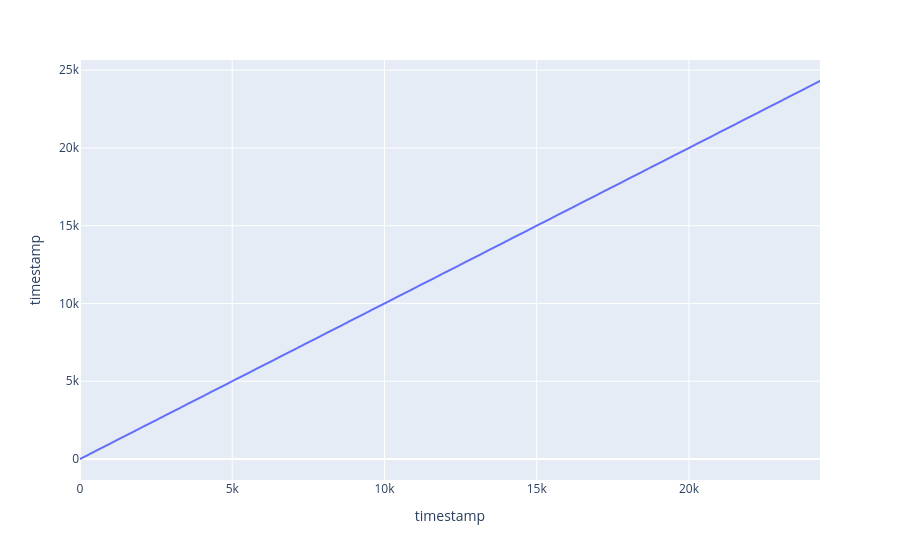

The cell this chart's notebook holds for it:
### Code cell
accel_data.plot(x="timestamp", y="Accel X")
accel_data.plot(x="timestamp", y="Accel Y")
accel_data.plot(x="timestamp", y="Accel Z")
#comment out plots to select the one you want to view

### Figure 1 — Plotly figure (JSON) as saved in the notebook; plotly's stock layout.template omitted (floating-point values rounded to 4 significant figures; data arrays with more than 128 entries replaced by an {"elided": "..."} marker saying what was removed)
{"data": [{"hovertemplate": "timestamp=%{y}<extra></extra>", "legendgroup": "", "line": {"color": "#636efa", "dash": "solid"}, "marker": {"symbol": "circle"}, "mode": "lines", "name": "", "showlegend": false, "type": "scattergl", "x": {"elided": "4473 int values"}, "xaxis": "x", "y": {"elided": "4473 int values"}, "yaxis": "y"}], "layout": {"legend": {"tracegroupgap": 0}, "margin": {"t": 60}, "xaxis": {"anchor": "y", "domain": [0, 1], "title": {"text": "timestamp"}}, "yaxis": {"anchor": "x", "domain": [0, 1], "title": {"text": "timestamp"}}}}
